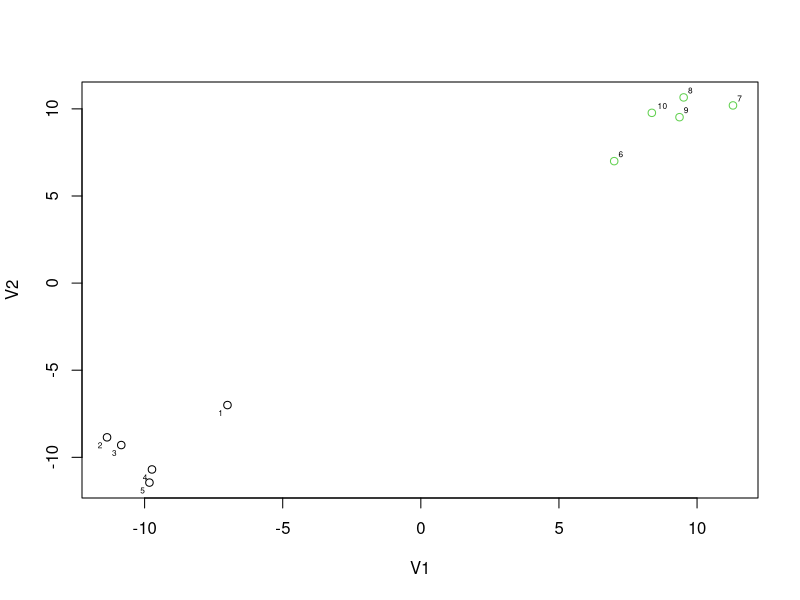

This chart was generated by the following R code: (Note: this script raises an error after producing the figure.)
library(calibrate)

#dataset = cbind(rnorm(mean=-10, sd=1, n=5), rnorm(mean=-10, sd=1, n=5))
#dataset = rbind(dataset, cbind(rnorm(mean=10, sd=1, n=5), rnorm(mean=10, sd=1, n=5)))
#dataset = cbind(dataset, c(rep(-1, 5), rep(1, 5)))
#
## Setting nearby points to make the ideal hyperplane more obvious
#dataset[1,1:2] = c(-7,-7)
#dataset[6,1:2] = c(7,7)

dataset = as.matrix(read.table("plot.dat"))

plot(dataset[,1:2], col=dataset[,3]+2)
for (i in 1:nrow(dataset)) {
	textxy(dataset[i,1]+dataset[i,3]*0.1, dataset[i,2]+dataset[i,3]*0.1, i)
}

write.table(dataset, "plot.dat", row.names=F, col.names=F)


alphas = c(0.005102041, 0, 0, 0, 0, 0.005102041, 0, 0, 0, 0)
y = dataset[,3]

print(colSums(alphas * y * dataset[,1:2]))
